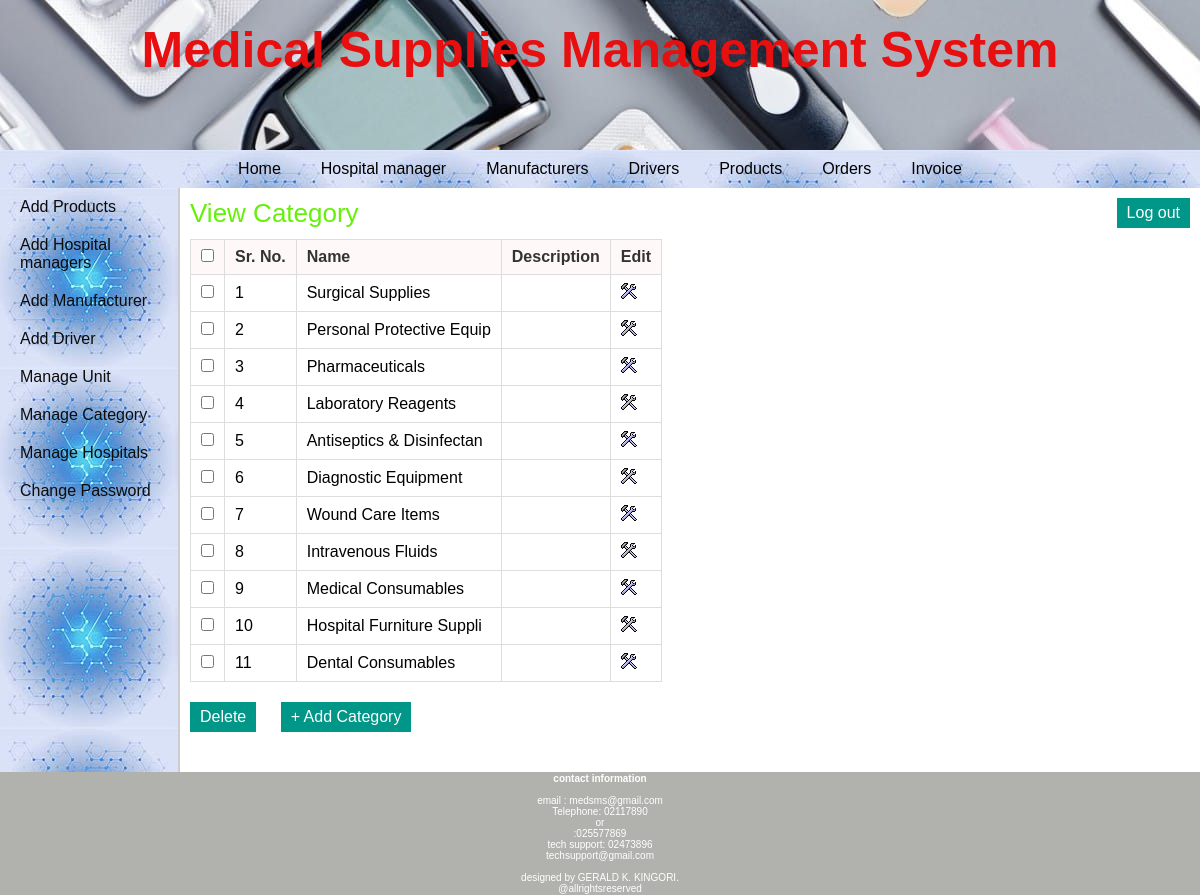
The app's page /admin/view_category.php (signed in) with its own data.
### tables this page shows
CREATE TABLE `categories` (
  `cat_id` int(11) NOT NULL,
  `cat_name` varchar(25) NOT NULL,
  `cat_details` text
);

### admin/view_category.php (the view, shortened to what this page needs)
<?php
	include("../includes/config.php");
	if(isset($_SESSION['admin_login'])) {
		if($_SESSION['admin_login'] == true) {
			$query_selectCategory = "SELECT * FROM categories";
			$result_selectCategory = mysqli_query($con,$query_selectCategory);
		}
		else {
			header('Location:../index.php');
		}
	}
	else {
		header('Location:../index.php');
	}
?>
<!DOCTYPE html>
<html>
<head>
	<link rel="stylesheet" href="../includes/main_style.css" >
</head>
<body>
	<?php
		include("../includes/header.inc.php");
		include("../includes/nav_admin.inc.php");
		include("../includes/aside_admin.inc.php");
	?>
	<section>
		<h1>View Category</h1>
		<form action="" method="POST" class="form">
		<table class="table_displayData">
			<tr>
				<th> <input type="checkbox" onClick="toggle(this)" /> </th>
				<th>Sr. No.</th>
				<th>Name</th>
				<th>Description</th>
				<th> Edit </th>
			</tr>
			<?php $i=1; while($row_selectCategory = mysqli_fetch_array($result_selectCategory)) { ?>
			<tr>
				<td> <input type="checkbox" name="chkId[]" value="<?php echo $row_selectCategory['cat_id']; ?>" /> </td>
				<td> <?php echo $i; ?> </td>
				<td> <?php echo $row_selectCategory['cat_name']; ?> </td>
				<td> <?php echo $row_selectCategory['cat_details']; ?> </td>
				<td> <a href="edit_category.php?id=<?php echo $row_selectCategory['cat_id']; ?>"><img src="../images/edit.png" alt="edit" /></a> </td>
			</tr>
			<?php $i++; } ?>
		</table>
		<input type="submit" value="Delete" class="submit_button"/>
		<a href="add_category.php"><input type="button" value="+ Add Category" class="submit_button"/></a>
		</form>
	</section>
	<?php
		include("../includes/footer.inc.php");
	?>
</body>
</html>

### includes/main_style.css (style rules this page uses)
* { font-family: arial,sans-serif; margin:0px; padding:0px; }
body { width:auto; margin:auto; border:none; }
a { text-decoration:none; }
.submit_button { font-size:16px; margin-top:20px; margin-right:20px; padding:6px 10px; background-color:#009688; border:none; color:white; }
section { width:1000px; padding:10px; padding-bottom:40px; }
section h1 { margin-bottom:10px; font-weight:normal; color:rgb(101, 240, 9); font-size: 26px; }
table { border-collapse: collapse; }
.table_displayData td, .table_displayData th { border:1px solid #ddd; padding: 8px 10px; text-align: left; }
.table_displayData th { background-color:rgba(255, 248, 248, 0.897); color:#333; }

### records on screen
categories: cat_name "Surgical Supplies"
categories: cat_name "Personal Protective Equip"
categories: cat_name "Pharmaceuticals"
categories: cat_name "Laboratory Reagents"
categories: cat_name "Antiseptics & Disinfectan"
categories: cat_name "Diagnostic Equipment"
categories: cat_name "Wound Care Items"
categories: cat_name "Intravenous Fluids"
categories: cat_name "Medical Consumables"
categories: cat_name "Hospital Furniture Suppli"
categories: cat_name "Dental Consumables"
